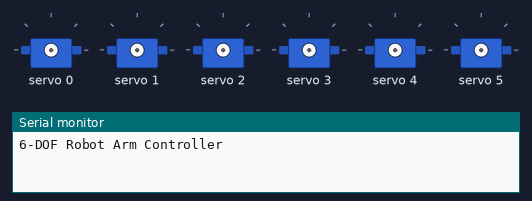
This sketch was run on a simulated Arduino Uno, built with avr-gcc and run on an emulated ATmega328P. On the bench: 6 × servo, the last lines printed to the serial monitor.

Above: at 0.1 s.
At 13.4 s:
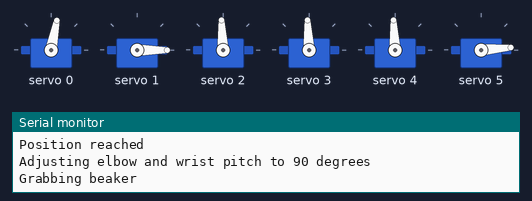
At 18.3 s:
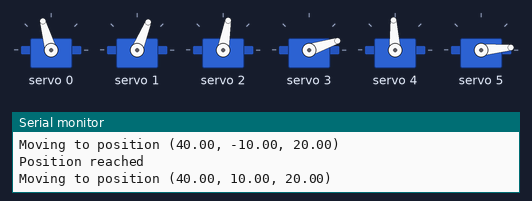
At 20.0 s:
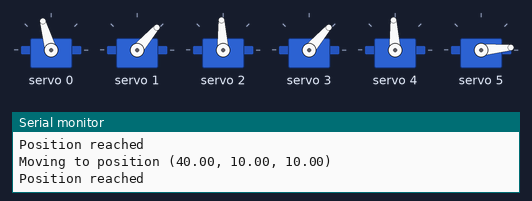
At 22.4 s:
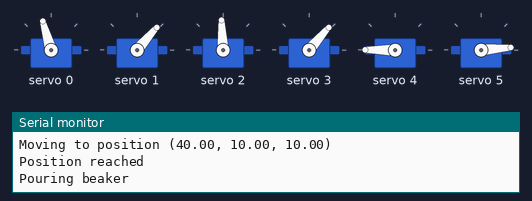
At 38.1 s:
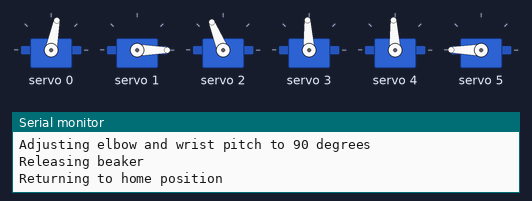
Timing chart, 0 to 40.0 s (numbered marks = the images above):
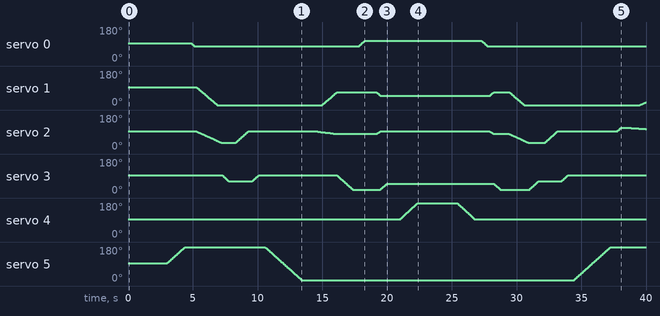

The sketch:

ROCO224_robotarm.ino
```cpp
#include <Wire.h>                       // Library for I2C communication
#include <Adafruit_PWMServoDriver.h>    // Library to control servos via PWM
#include <math.h>                       // For mathematical operations (sin, cos, etc.)

// Create servo driver instance - uses default I2C address 0x40
Adafruit_PWMServoDriver pwm = Adafruit_PWMServoDriver();

// Define servo channels (which port on the PWM driver each servo is connected to)
#define BASE_SERVO      0    // Controls rotation around the base (horizontal plane)
#define SHOULDER_SERVO  1    // Controls the shoulder joint (up/down movement)
#define ELBOW_SERVO     2    // Controls the elbow joint (up/down movement)
#define WRIST_PITCH     3    // Controls wrist up/down movement
#define WRIST_ROLL      4    // Controls wrist rotation (for pouring)
#define GRIPPER         5    // Controls the gripper (open/close)

// Define servo pulse ranges (in microseconds)
// These values determine the min/max positions of the servo
#define SERVO_MIN_PULSE   600    // Minimum pulse width for 0 degrees
#define SERVO_MAX_PULSE   2400   // Maximum pulse width for 180 degrees
#define SERVO_FREQ        50     // 50 Hz update frequency (standard for most servos)

// Physical dimensions of the robot arm (in cm)
#define HEIGHT_BASE_TO_SHOULDER  10    // Height from base to shoulder joint
#define LENGTH_SHOULDER_TO_ELBOW 15    // Length of upper arm segment
#define LENGTH_ELBOW_TO_WRIST    15    // Length of forearm segment
#define LENGTH_WRIST_TO_EFFECTOR 20    // Length from wrist to end of gripper

// Servo position definitions (in degrees)
#define HOME_POSITION    90     // Middle position for servos (90 degrees)
#define GRIPPER_OPEN     180    // Fully open gripper position
#define GRIPPER_CLOSED   0      // Fully closed gripper position (to grab objects)

// Movement parameters for smooth operation
#define STEP_DELAY       15     // Delay between steps (ms) - affects movement speed
#define ANGLE_STEP       1      // Step size for normal movements (degrees)
#define POUR_STEP        2      // Step size for pouring movement (smaller for precision)

// Variables to track current position of each servo (in degrees)
int currentBase = HOME_POSITION;
int currentShoulder = HOME_POSITION;
int currentElbow = HOME_POSITION;
int currentWristPitch = HOME_POSITION;
int currentWristRoll = HOME_POSITION;
int currentGripper = HOME_POSITION;

void setup() {
  // Initialize serial communication for debugging and status messages
  Serial.begin(9600);
  Serial.println("6-DOF Robot Arm Controller");

  // Initialize the PWM servo driver
  pwm.begin();
  pwm.setPWMFreq(SERVO_FREQ);  // Set the PWM update frequency

  delay(1000);  // Allow time for servos to initialize

  // Move all servos to home position
  moveToHome();
  delay(2000);  // Wait 2 seconds

  // Execute the main task sequence
  executeBeakerTask();
}

void loop() {
  // Main program execution is done in setup
  // This allows the program to run once and stop
  // The loop remains empty as we only want to execute the sequence once
}

// Convert angle in degrees to PWM pulse width in microseconds
int degreesToPulse(int degrees) {
  // Map the angle (0-180 degrees) to the corresponding pulse width
  return map(degrees, 0, 180, SERVO_MIN_PULSE, SERVO_MAX_PULSE);
}

// Set servo position directly (no smooth movement)
void setServoPosition(uint8_t servoNum, int degrees) {
  int pulse = degreesToPulse(degrees);  // Convert degrees to pulse width
  pwm.writeMicroseconds(servoNum, pulse);  // Set the servo position
}

// Move servo with smooth transition from current position to target position
void moveServoSmooth(uint8_t servoNum, int *currentPos, int targetPos, int stepDelay) {
  // Determine direction of movement (positive or negative)
  int stepDir = (*currentPos < targetPos) ? ANGLE_STEP : -ANGLE_STEP;

  // Move in small steps to create smooth motion
  while (abs(*currentPos - targetPos) > ANGLE_STEP) {
    *currentPos += stepDir;  // Update position by one step
    setServoPosition(servoNum, *currentPos);  // Move servo
    delay(stepDelay);  // Wait before next step
  }

  // Set final position to ensure we reach exact target
  *currentPos = targetPos;
  setServoPosition(servoNum, *currentPos);
}

// Move the arm to home position (all servos at 90 degrees)
void moveToHome() {
  // Move all servos to home position simultaneously
  setServoPosition(BASE_SERVO, HOME_POSITION);
  setServoPosition(SHOULDER_SERVO, HOME_POSITION);
  setServoPosition(ELBOW_SERVO, HOME_POSITION);
  setServoPosition(WRIST_PITCH, HOME_POSITION);
  setServoPosition(WRIST_ROLL, HOME_POSITION);
  setServoPosition(GRIPPER, HOME_POSITION);

  // Update current position variables
  currentBase = HOME_POSITION;
  currentShoulder = HOME_POSITION;
  currentElbow = HOME_POSITION;
  currentWristPitch = HOME_POSITION;
  currentWristRoll = HOME_POSITION;
  currentGripper = HOME_POSITION;

  Serial.println("Moved to home position");
}

// Calculate inverse kinematics to determine servo angles for a given 3D position
bool inverseKinematics(float x, float y, float z, int *baseAngle, int *shoulderAngle, int *elbowAngle, int *wristPitchAngle) {
  // Calculate base angle (rotation around y-axis)
  // atan2 returns angle in radians, convert to degrees
  *baseAngle = round(atan2(y, x) * 180 / PI);

  // Limit base angle to prevent excessive movement
  if (*baseAngle > 45) *baseAngle = 45;  // Limit rightward rotation
  if (*baseAngle < -45) *baseAngle = -45;  // Limit leftward rotation

  // Map calculated angle to servo angle (90 is center position)
  *baseAngle = 90 + *baseAngle;

  // Calculate horizontal distance in arm plane (using Pythagorean theorem)
  float r = sqrt(x*x + y*y);

  // Adjust reach distance to account for wrist-to-effector length
  r -= LENGTH_WRIST_TO_EFFECTOR;

  // Calculate the height from the shoulder joint
  float adjustedZ = z - HEIGHT_BASE_TO_SHOULDER;

  // Calculate straight-line distance from shoulder to wrist
  float shoulderToWrist = sqrt(r*r + adjustedZ*adjustedZ);

  // Check if the target point is reachable
  // Point is unreachable if:
  // 1. It's beyond the maximum reach of the arm
  // 2. It's closer than the minimum reach (when arm is folded)
  if (shoulderToWrist > (LENGTH_SHOULDER_TO_ELBOW + LENGTH_ELBOW_TO_WRIST) ||
      shoulderToWrist < abs(LENGTH_SHOULDER_TO_ELBOW - LENGTH_ELBOW_TO_WRIST)) {
    Serial.println("Position not reachable!");
    return false;
  }

  // Calculate elbow angle using law of cosines
  // cos(C) = (a² + b² - c²) / (2ab) where:
  // C = elbow angle, a = upper arm length, b = forearm length, c = distance from shoulder to wrist
  float cosElbow = (pow(LENGTH_SHOULDER_TO_ELBOW, 2) + pow(LENGTH_ELBOW_TO_WRIST, 2) - pow(shoulderToWrist, 2)) /
                   (2 * LENGTH_SHOULDER_TO_ELBOW * LENGTH_ELBOW_TO_WRIST);

  // Ensure value is within valid range to avoid NaN in acos function
  cosElbow = constrain(cosElbow, -1.0, 1.0);

  // Calculate elbow angle (invert because servo is mounted in opposite direction)
  *elbowAngle = 180 - round(acos(cosElbow) * 180 / PI);

  // Calculate shoulder angle (composed of two parts)
  float gamma = atan2(adjustedZ, r);  // Angle to the target from horizontal

  // Use law of cosines again to find the angle between upper arm and line to target
  float alpha = acos((pow(LENGTH_SHOULDER_TO_ELBOW, 2) + pow(shoulderToWrist, 2) - pow(LENGTH_ELBOW_TO_WRIST, 2)) /
                     (2 * LENGTH_SHOULDER_TO_ELBOW * shoulderToWrist));

  // Shoulder angle is sum of these two angles
  *shoulderAngle = round((gamma + alpha) * 180 / PI);

  // Calculate wrist pitch to keep end effector horizontal
  // Total angle in the vertical plane must be 180 degrees (straight)
  *wristPitchAngle = 180 - *shoulderAngle - (180 - *elbowAngle);

  return true;  // Return success
}

// Move the arm to a specific XYZ position
void moveArmToPosition(float x, float y, float z) {
  int baseAngle, shoulderAngle, elbowAngle, wristPitchAngle;

  // Print target position for debugging
  Serial.print("Moving to position (");
  Serial.print(x); Serial.print(", ");
  Serial.print(y); Serial.print(", ");
  Serial.print(z); Serial.println(")");

  // Calculate required joint angles using inverse kinematics
  if (inverseKinematics(x, y, z, &baseAngle, &shoulderAngle, &elbowAngle, &wristPitchAngle)) {
    // Move base first to avoid arm collision with obstacles
    moveServoSmooth(BASE_SERVO, &currentBase, baseAngle, STEP_DELAY);
    delay(200);  // Short delay after base rotation

    // Move shoulder and elbow simultaneously for more natural movement
    int shoulderSteps = abs(shoulderAngle - currentShoulder);
    int elbowSteps = abs(elbowAngle - currentElbow);
    int maxSteps = max(shoulderSteps, elbowSteps);  // Find which joint moves more

    if (maxSteps > 0) {
      // Calculate step size for each joint to finish movement at same time
      float shoulderStep = (shoulderAngle - currentShoulder) / (float)maxSteps;
      float elbowStep = (elbowAngle - currentElbow) / (float)maxSteps;

      float currentShoulderPos = currentShoulder;
      float currentElbowPos = currentElbow;

      // Perform simultaneous movement
      for (int i = 0; i < maxSteps; i++) {
        currentShoulderPos += shoulderStep;
        currentElbowPos += elbowStep;

        // Set new positions
        setServoPosition(SHOULDER_SERVO, round(currentShoulderPos));
        setServoPosition(ELBOW_SERVO, round(currentElbowPos));
        delay(STEP_DELAY);
      }
    }

    // Set final positions exactly
    setServoPosition(SHOULDER_SERVO, shoulderAngle);
    setServoPosition(ELBOW_SERVO, elbowAngle);

    // Update current position variables
    currentShoulder = shoulderAngle;
    currentElbow = elbowAngle;

    // Move wrist pitch last
    moveServoSmooth(WRIST_PITCH, &currentWristPitch, wristPitchAngle, STEP_DELAY);

    Serial.println("Position reached");
  } else {
    Serial.println("Failed to calculate inverse kinematics");
  }
}

// Main function to execute the beaker task sequence
void executeBeakerTask() {
  // Step 1: Open gripper to prepare for picking up
  Serial.println("Opening gripper");
  moveServoSmooth(GRIPPER, &currentGripper, GRIPPER_OPEN, STEP_DELAY);
  delay(500);  // Wait for gripper to fully open

  // Step 2: Move to beaker position (40cm in front, 10cm to the left, 10cm below base)
  moveArmToPosition(40, -10, -10);
  delay(500);

  // Step 3: Adjust elbow and wrist for proper pickup angle
  Serial.println("Adjusting elbow and wrist pitch to 90 degrees");
  moveServoSmooth(ELBOW_SERVO, &currentElbow, 90, STEP_DELAY);
  delay(300);
  moveServoSmooth(WRIST_PITCH, &currentWristPitch, 90, STEP_DELAY);
  delay(500);

  // Step 4: Close gripper to grab beaker
  Serial.println("Grabbing beaker");
  moveServoSmooth(GRIPPER, &currentGripper, GRIPPER_CLOSED, STEP_DELAY);
  delay(1000);  // Ensure firm grip before moving

  // Step 5: Lift beaker 20cm above ground level
  moveArmToPosition(40, -10, 20);
  delay(500);

  // Step 6: Move to destination position (40cm in front, 10cm to the right)
  moveArmToPosition(40, 10, 20);
  delay(500);

  // Step 7: Lower to 10cm above ground for pouring
  moveArmToPosition(40, 10, 10);
  delay(1000);

  // Remember initial wrist roll position
  int initialWristRoll = currentWristRoll;

  // Step 8: Pour beaker by rotating wrist 90 degrees clockwise
  Serial.println("Pouring beaker");
  int targetAngle = initialWristRoll + 90;  // 90 degrees clockwise

  // Gradually rotate for a controlled pour
  for (int angle = initialWristRoll; angle <= targetAngle; angle += POUR_STEP) {
    setServoPosition(WRIST_ROLL, angle);
    currentWristRoll = angle;  // Update current position
    delay(STEP_DELAY * 2);     // Slower pour for better control
  }

  // Hold pouring position for 3 seconds
  delay(3000);

  // Step 9: Return beaker to upright position
  Serial.println("Returning beaker to upright position");

  // Gradually rotate back to upright
  for (int angle = currentWristRoll; angle >= initialWristRoll; angle -= POUR_STEP) {
    setServoPosition(WRIST_ROLL, angle);
    currentWristRoll = angle;  // Update current position
    delay(STEP_DELAY * 2);     // Slower rotation for better control
  }
  delay(500);

  // Step 10: Return to original position
  moveArmToPosition(40, -10, 20);
  delay(500);

  // Step 11: Lower back to ground level for placement
  moveArmToPosition(40, -10, -10);
  delay(500);

  // Step 12: Adjust elbow and wrist for proper placement
  Serial.println("Adjusting elbow and wrist pitch to 90 degrees");
  moveServoSmooth(ELBOW_SERVO, &currentElbow, 90, STEP_DELAY);
  delay(300);
  moveServoSmooth(WRIST_PITCH, &currentWristPitch, 90, STEP_DELAY);
  delay(500);

  // Step 13: Release beaker
  Serial.println("Releasing beaker");
  moveServoSmooth(GRIPPER, &currentGripper, GRIPPER_OPEN, STEP_DELAY);
  delay(500);

  // Step 14: Return to home position safely
  Serial.println("Returning to home position");

  // First lift arm slightly to avoid collision with objects
  moveServoSmooth(ELBOW_SERVO, &currentElbow, 110, STEP_DELAY);
  delay(300);

  // Move servos to home position one by one for smooth transition
  moveServoSmooth(WRIST_ROLL, &currentWristRoll, HOME_POSITION, STEP_DELAY);
  delay(200);
  moveServoSmooth(WRIST_PITCH, &currentWristPitch, HOME_POSITION, STEP_DELAY);
  delay(200);

  // Move shoulder and elbow together gradually for natural motion
  int shoulderSteps = abs(HOME_POSITION - currentShoulder);
  int elbowSteps = abs(HOME_POSITION - currentElbow);
  int maxSteps = max(shoulderSteps, elbowSteps);

  if (maxSteps > 0) {
    float shoulderStep = (HOME_POSITION - currentShoulder) / (float)maxSteps;
    float elbowStep = (HOME_POSITION - currentElbow) / (float)maxSteps;

    float currentShoulderPos = currentShoulder;
    float currentElbowPos = currentElbow;

    // Perform simultaneous movement
    for (int i = 0; i < maxSteps; i++) {
      currentShoulderPos += shoulderStep;
      currentElbowPos += elbowStep;

      setServoPosition(SHOULDER_SERVO, round(currentShoulderPos));
      setServoPosition(ELBOW_SERVO, round(currentElbowPos));
      delay(STEP_DELAY * 2);  // Slower movement for smoother transition
    }
  }

  // Set final positions and update current position variables
  setServoPosition(SHOULDER_SERVO, HOME_POSITION);
  setServoPosition(ELBOW_SERVO, HOME_POSITION);
  currentShoulder = HOME_POSITION;
  currentElbow = HOME_POSITION;

  // Finally move base back to center
  moveServoSmooth(BASE_SERVO, &currentBase, HOME_POSITION, STEP_DELAY);

  // Set gripper to home position
  moveServoSmooth(GRIPPER, &currentGripper, HOME_POSITION, STEP_DELAY);

  Serial.println("Home position reached");

  // Wait 10 seconds before next operation (if program were to continue)
  Serial.println("Task complete, waiting 10 seconds");
  delay(10000);
}
```

Measured:
- by itself, servo 4: rises from 93° to 180° in 1.4 s, then falls to 93° in 4.4 s
